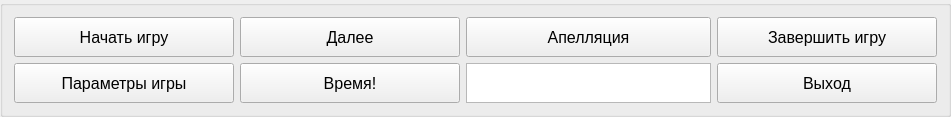
     <widget class="QGroupBox" name="buttonBox">
      <property name="minimumSize">
       <size>
        <width>800</width>
        <height>80</height>
       </size>
      </property>
      <property name="maximumSize">
       <size>
        <width>1000</width>
        <height>120</height>
       </size>
      </property>
      <property name="title">
       <string/>
      </property>
      <layout class="QGridLayout" name="gridLayout_6">
       <item row="1" column="0">
        <widget class="QPushButton" name="settingsButton">
         <property name="minimumSize">
          <size>
           <width>220</width>
           <height>40</height>
          </size>
         </property>
         <property name="font">
          <font>
           <family>Arial</family>
           <pointsize>12</pointsize>
          </font>
         </property>
         <property name="text">
          <string>Параметры игры</string>
         </property>
        </widget>
       </item>
       <item row="0" column="0">
        <widget class="QPushButton" name="startGameButton">
         <property name="minimumSize">
          <size>
           <width>220</width>
           <height>40</height>
          </size>
         </property>
         <property name="font">
          <font>
           <family>Arial</family>
           <pointsize>12</pointsize>
          </font>
         </property>
         <property name="text">
          <string>Начать игру</string>
         </property>
        </widget>
       </item>
       <item row="0" column="2">
        <widget class="QPushButton" name="appealButton">
         <property name="minimumSize">
          <size>
           <width>220</width>
           <height>40</height>
          </size>
         </property>
         <property name="font">
          <font>
           <family>Arial</family>
           <pointsize>12</pointsize>
          </font>
         </property>
         <property name="text">
          <string>Апелляция</string>
         </property>
        </widget>
       </item>
       <item row="0" column="3">
        <widget class="QPushButton" name="finishGameButton">
         <property name="minimumSize">
          <size>
           <width>220</width>
           <height>40</height>
          </size>
         </property>
         <property name="font">
          <font>
           <family>Arial</family>
           <pointsize>12</pointsize>
          </font>
         </property>
         <property name="text">
          <string>Завершить игру</string>
         </property>
        </widget>
       </item>
       <item row="1" column="3">
        <widget class="QPushButton" name="exitButton">
         <property name="minimumSize">
          <size>
           <width>220</width>
           <height>40</height>
          </size>
         </property>
         <property name="font">
          <font>
           <family>Arial</family>
           <pointsize>12</pointsize>
          </font>
         </property>
         <property name="text">
          <string>Выход</string>
         </property>
        </widget>
       </item>
       <item row="0" column="1">
        <widget class="QPushButton" name="nextQuestionButton">
         <property name="minimumSize">
          <size>
           <width>220</width>
           <height>40</height>
          </size>
         </property>
         <property name="font">
          <font>
           <family>Arial</family>
           <pointsize>12</pointsize>
          </font>
         </property>
         <property name="text">
          <string>Далее</string>
         </property>
        </widget>
       </item>
       <item row="1" column="1">
        <widget class="QPushButton" name="startTimerButton">
         <property name="minimumSize">
          <size>
           <width>220</width>
           <height>40</height>
          </size>
         </property>
         <property name="font">
          <font>
           <family>Arial</family>
           <pointsize>12</pointsize>
          </font>
         </property>
         <property name="text">
          <string>Время!</string>
         </property>
        </widget>
       </item>
       <item row="1" column="2">
        <widget class="QTextBrowser" name="globalTimerBrowser">
         <property name="minimumSize">
          <size>
           <width>220</width>
           <height>0</height>
          </size>
         </property>
         <property name="maximumSize">
          <size>
           <width>245</width>
           <height>40</height>
          </size>
         </property>
         <property name="font">
          <font>
           <family>Arial</family>
           <pointsize>12</pointsize>
          </font>
         </property>
        </widget>
       </item>
      </layout>
     </widget>
